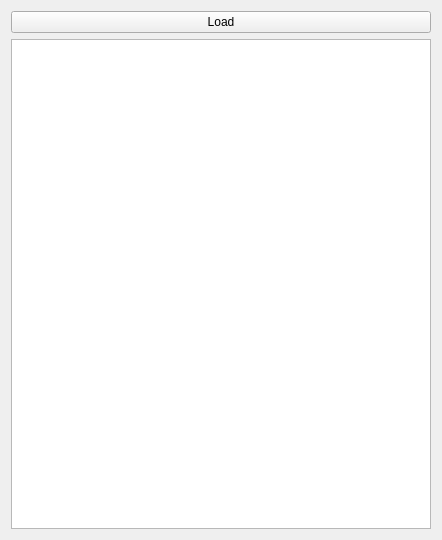
<?xml version="1.0" encoding="UTF-8"?>
<ui version="4.0">
 <class>Widget</class>
 <widget class="QWidget" name="Widget">
  <property name="geometry">
   <rect>
    <x>0</x>
    <y>0</y>
    <width>442</width>
    <height>540</height>
   </rect>
  </property>
  <property name="windowTitle">
   <string>Widget</string>
  </property>
  <layout class="QVBoxLayout" name="verticalLayout">
   <item>
    <widget class="QPushButton" name="pushButton">
     <property name="text">
      <string>Load</string>
     </property>
    </widget>
   </item>
   <item>
    <widget class="QTreeView" name="treeView"/>
   </item>
  </layout>
 </widget>
 <layoutdefault spacing="6" margin="11"/>
 <resources/>
 <connections/>
</ui>
